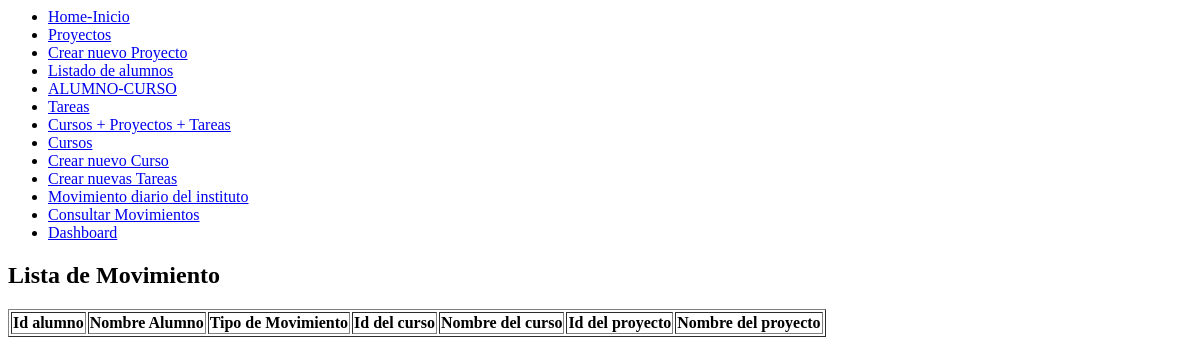
/consultar_movimientos/, run on an earlier commit of the app's database.
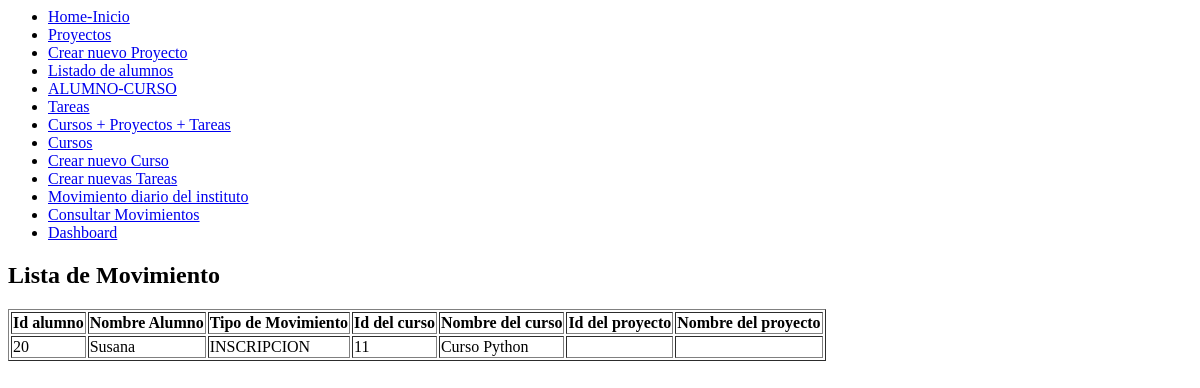
And on a later commit of the database.
### miapp/models.py (models this page shows, shortened)
class Movimiento(models.Model):
    fecha_movimiento = models.DateTimeField(auto_now_add = True)
    tipo_movimiento = models.ForeignKey(TipoMovimiento, on_delete=models.CASCADE)
    alumno = models.ForeignKey(ClienteAlumno, on_delete=models.CASCADE)
    curso = models.ForeignKey(Course, on_delete=models.CASCADE, null=True, blank=True)
    proyecto = models.ForeignKey(Project, on_delete=models.CASCADE, null=True, blank=True)
    tarea = models.ForeignKey(Task, on_delete=models.CASCADE, null=True, blank=True)
    def __str__(self):
        return f"{self.tipo_movimiento} - {self.alumno}"

class ClienteAlumno(models.Model):
    nombres = models.CharField(max_length=255)
    apellido = models.CharField(max_length=255)
    dni = models.IntegerField()
    direccion = models.CharField(max_length=255)
    localidad = models.CharField(max_length=255)
    telefono = models.CharField(max_length=20)
    email = models.EmailField(max_length=255)
    profesion = models.CharField(max_length=255)
    estudiante = models.BooleanField()
    curso = models.ForeignKey('Course', on_delete=models.CASCADE, null=True, blank=True)
    def __str__(self):
        return f"{self.nombres} {self.apellido}"

class TipoMovimiento(models.Model):
    nombre = models.CharField(max_length=255)
    def __str__(self):
        return self.nombre

class Course(models.Model):
    name = models.CharField(max_length=100)
    description = models.TextField()
    done = models.BooleanField(default=False)

### miapp/views.py (the view)
# urls.py: path('movimientos/', views.crear_movimiento, name='crear_movimiento'),
def movimientos(request):
    movimientos = Movimiento.objects.all().select_related('alumno','tipo_movimiento','curso','proyecto')
    print(movimientos)
    return render(request, 'movimiento/consultar_movimientos.html',{
        'movimientos':movimientos
    })

### miapp/templates/Movimiento/consultar_movimientos.html
{% extends 'layout/menu.html' %}
{% block content %}
    <h2>Lista de Movimiento</h2>
    <table border="1">
        <thead>
            <tr>
                <th>Id alumno</th>
                <th>Nombre Alumno</th>
                <th>Tipo de Movimiento</th>
                <th>Id del curso</th>
                <th>Nombre del curso</th>
                <th>Id del proyecto</th>
                <th>Nombre del proyecto</th>
            </tr>
        </thead>
    <tbody>
        {% for movimiento in movimientos %}
        <tr>
            <td>{{ movimiento.alumno.id }}</td>
            <td>{{ movimiento.alumno.nombres }} {{ movimiento.apellido }}</td>
            <td>{{ movimiento.tipo_movimiento.nombre }}</td>
            <td>{{ movimiento.curso.id }}</td>
            <td>{{ movimiento.curso.name }}</td>
            <td>{{ movimiento.proyecto.id }}</td>
            <td>{{ movimiento.proyecto.name }}</td>
        </tr>
        {% endfor %}
    </tbody>
    </table>
{% endblock %}

What changed in the data, as far as the page shows it:
added Movimiento: alumno.id "20", alumno.nombres "Susana", tipo_movimiento.nombre "INSCRIPCION", curso.id "11", curso.name "Curso Python"
